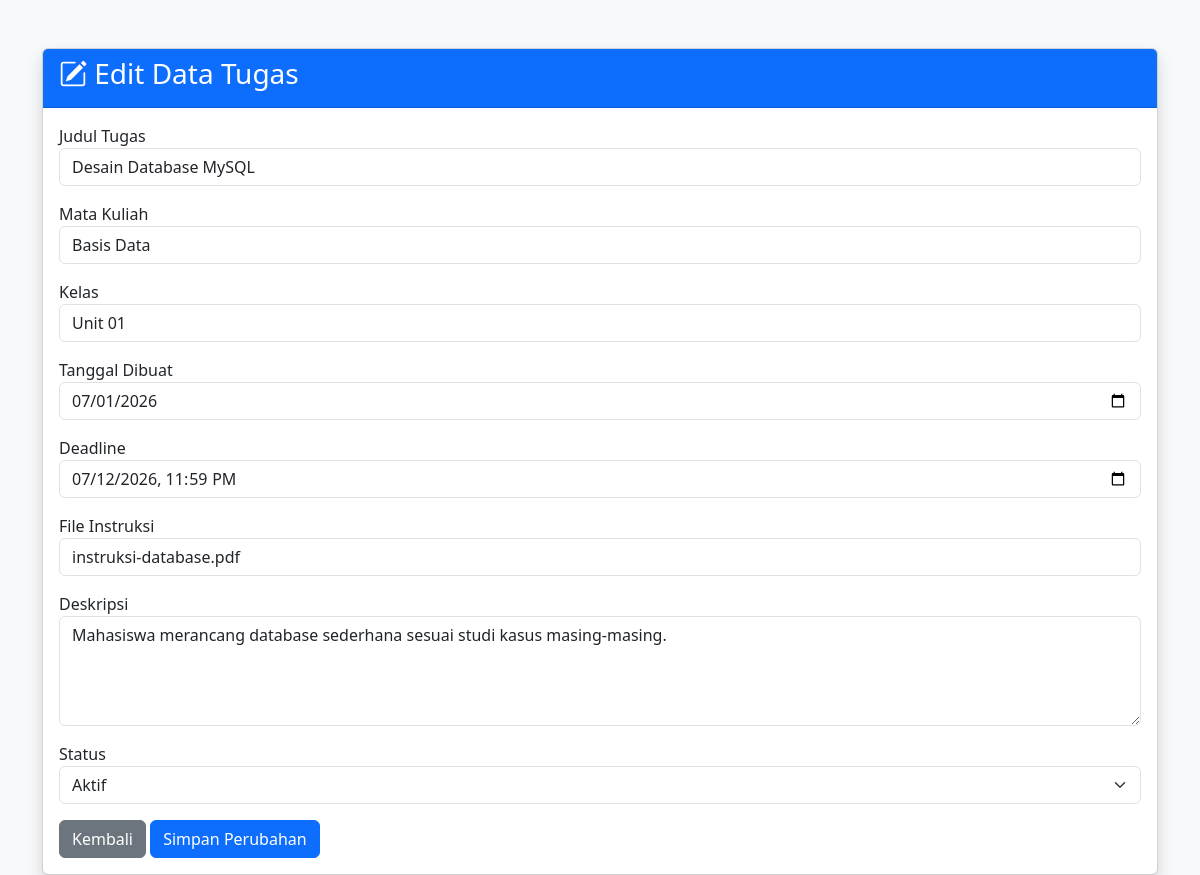
Page /edit_tugas.php?id=2 on the committed database.
### tables this page shows
CREATE TABLE `tugas` (
  `id_tugas` int(11) NOT NULL,
  `judul_tugas` varchar(150) NOT NULL,
  `deskripsi` text NOT NULL,
  `mata_kuliah` varchar(100) NOT NULL,
  `kelas` varchar(20) NOT NULL,
  `tanggal_dibuat` date NOT NULL,
  `deadline` datetime NOT NULL,
  `file_instruksi` varchar(255) DEFAULT NULL,
  `status_tugas` enum('draft','aktif','selesai') DEFAULT 'aktif',
  `id_user` int(11) DEFAULT NULL,
  `created_at` timestamp NOT NULL DEFAULT current_timestamp()
);

### edit_tugas.php (the view, shortened to what this page needs)
<?php
include "koneksi.php";
$id = $_GET['id'];
$query = mysqli_query($koneksi, "SELECT * FROM tugas WHERE id_tugas='$id'");
$row = mysqli_fetch_assoc($query);
?>
<!DOCTYPE html>
<html lang="id">
<head>
    <link href="https://cdn.jsdelivr.net/npm/bootstrap@5.3.3/dist/css/bootstrap.min.css" rel="stylesheet">
    <link rel="stylesheet" href="https://cdn.jsdelivr.net/npm/bootstrap-icons@1.11.3/font/bootstrap-icons.min.css">
</head>
<body class="bg-light">
<div class="container mt-5">
    <div class="card shadow">
        <div class="card-header bg-primary text-white">
            <h3>
                <i class="bi bi-pencil-square"></i>
                Edit Data Tugas
            </h3>
        </div>
        <div class="card-body">
            <form action="proses_edit_tugas.php" method="POST">
                <div class="mb-3">
                    <label>Judul Tugas</label>
                    <input type="text" name="judul_tugas" class="form-control"
                    value="<?= $row['judul_tugas']; ?>" required>
                </div>
                <div class="mb-3">
                    <label>Mata Kuliah</label>
                    <input type="text" name="mata_kuliah" class="form-control"
                    value="<?= $row['mata_kuliah']; ?>" required>
                </div>
                <div class="mb-3">
                    <label>Kelas</label>
                    <input type="text" name="kelas" class="form-control"
                    value="<?= $row['kelas']; ?>" required>
                </div>
                <div class="mb-3">
                    <label>Tanggal Dibuat</label>
                    <input type="date" name="tanggal_dibuat" class="form-control"
                    value="<?= $row['tanggal_dibuat']; ?>" required>
                </div>
                <div class="mb-3">
                    <label>Deadline</label>
                    <input type="datetime-local" name="deadline" class="form-control"
                    value="<?= date('Y-m-d\TH:i', strtotime($row['deadline'])); ?>" required>
                </div>
                <div class="mb-3">
                    <label>File Instruksi</label>
                    <input type="text" name="file_instruksi" class="form-control"
                    value="<?= $row['file_instruksi']; ?>">
                </div>
                <div class="mb-3">
                    <label>Deskripsi</label>
                    <textarea name="deskripsi" class="form-control" rows="4" required><?= $row['deskripsi']; ?></textarea>
                </div>
                <div class="mb-3">
                    <label>Status</label>
                    <select name="status_tugas" class="form-select">
                        <option value="aktif" <?= $row['status_tugas']=="aktif" ? "selected" : ""; ?>>
                            Aktif
                        </option>
                    </select>
                </div>
                <a href="tugas.php" class="btn btn-secondary">
                    Kembali
                </a>
                <button type="submit" class="btn btn-primary">
                    Simpan Perubahan
                </button>
            </form>
        </div>
    </div>
</div>
</body>
</html>

### rows in the picture
tugas: judul_tugas "Desain Database MySQL", mata_kuliah "Basis Data", kelas "Unit 01", tanggal_dibuat "07/01/2026", deadline "07/12/2026 23:59", file_instruksi "instruksi-database.pdf", deskripsi "Mahasiswa merancang database sederhana sesuai studi kasus masing-masing.", status_tugas "Aktif"
